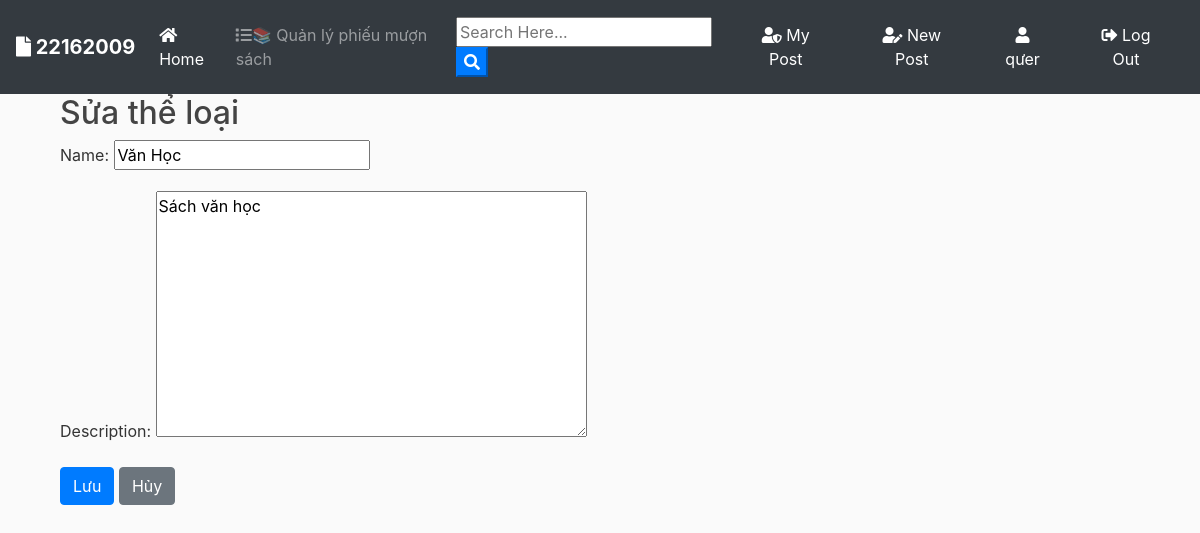
/book/categories/edit/2/ (signed in), run on the app's committed database.
### users/models.py (models this page shows, shortened)
class CustomUser(AbstractUser):
    role = models.ForeignKey(Role, on_delete=models.SET_NULL, null=True)
    def __str__(self):
        return self.username
    def default_role():
        return Role.objects.get_or_create(name='Normal')[0]
    """ Mô hình người dùng tùy chỉnh """
    email = models.EmailField(unique=True)
    phone_number = models.CharField(max_length=15, unique=True, null=True, blank=True)  # Cho phép trống
    objects = CustomUserManager()  # Sử dụng CustomUserManager
    role = models.ForeignKey(Role, on_delete=models.SET_NULL, null=True, blank=True, default=default_role)

### books/models.py (models this page shows, shortened)
class Category(models.Model):
    name = models.CharField(max_length=100)
    description = models.TextField(blank=True)

### books/views.py (the view)
# urls.py: path('categories/edit/<int:pk>/', views.category_edit, name='category_edit'),
def category_edit(request, pk):
    category = get_object_or_404(Category, pk=pk)
    if request.method == 'POST':
        form = CategoryForm(request.POST, instance=category)
        if form.is_valid():
            form.save()
            return redirect('category_list')
    else:
        form = CategoryForm(instance=category)
    return render(request, 'books/category_form.html', {'form': form})

### books/forms.py
class CategoryForm(forms.ModelForm):
    class Meta:
        model = Category
        fields = '__all__'

### books/templates/books/category_form.html (shortened to what this page needs)
{% extends "blog/base.html" %}
{% block content %}
  <div class="container">
    <h2>{% if form.instance.pk %}Sửa thể loại{% else %}Thêm thể loại{% endif %}</h2>
    <form method="post">
      {{ form.as_p }}
      <button type="submit" class="btn btn-primary">Lưu</button>
      <a href="{% url 'category_list' %}" class="btn btn-secondary">Hủy</a>
    </form>
  </div>
{% endblock %}

### blog/templates/blog/base.html (shortened to what this page needs)
{% load static %}
<!doctype html>
<html lang="en">
  <head>
    <link rel="stylesheet" href="https://stackpath.bootstrapcdn.com/bootstrap/4.3.1/css/bootstrap.min.css">
    <link rel="stylesheet" href="https://use.fontawesome.com/releases/v5.8.1/css/all.css" >
    <link rel="stylesheet" href="{% static 'blog/test.css' %}">
</head>
  <body>
        <nav class="navbar navbar-expand-lg navbar-dark bg-dark">
                <a class="navbar-brand font-weight-bold" href="{% url 'blog-home' %}"><i class="fas fa-file"></i> 22162009</a>
                <div class="collapse navbar-collapse" id="navbarSupportedContent">
                  <ul class="navbar-nav mr-auto">
                    <li class="nav-item active">
                      <a class="nav-link" href="{% url 'blog-home' %}"><i class="fas fa-home"></i> Home <span class="sr-only">(current)</span></a>
                    </li>
                  </ul>
                  <ul class="navbar-nav mr-auto">
                    {% if user.is_authenticated and user.role.name in 'Staff,Teacher,Librarian' %}
                      <li class="nav-item"><a class="nav-link" href="{% url 'borrow_slip_list' %}"><i class="fas fa-list"></i>📚 Quản lý phiếu mượn sách</a></li>
                    {% endif %}
                  </ul>
                  <form id="searchform_blog" action="{% url 'search' %}" method="get">
                    <input type="text" name="q_blog" type="text" value="{{ request.GET.q }}" placeholder="Search Here..." />
                    <button type="button" onclick="searchform_blog.submit()" class=" text-white my-color btn-primary"><i class="fa fa-search"></i></button>
                  </form>
                    {% if user.is_authenticated %}
                    <a href="{% url 'user-posts' user %}" class="btn text-white m-2"><i class="fas fa-user-shield"></i> My Post</a>
                    <a href="{% url 'post-create' %} " class="btn text-white m-2"><i class="fas fa-user-edit"></i> New Post</a>
                    <a href="{% url 'profile' %} " class="btn text-white m-2"><i class="fas fa-user"></i> {{ user.username }}</a>
                    <a href="{% url 'login' %} " class="btn text-white m-2"><i class="fas fa-sign-out-alt"></i> Log Out</a>
                    {% else %}
                    <a href="{% url 'login' %} " class="btn text-white m-2"><i class="fas fa-user-tie"></i> Log In</a>
                    <a href="{% url 'register' %} " class="btn text-white m-2"> <i class="fas fa-sign-in-alt"></i> Sign Up</a>
                    {% endif %}
                </div>
              </nav>
      <div class="container my-bg">
    {% block content %}
    {% endblock  %}
</div>
  </body>
</html>

### blog/static/blog/test.css (style rules this page uses)
body { background: #fafafa; color: #333333; margin-top: 0; }
h1, h2, h3, h4, h5, h6 { color: #444444; }
ul { margin: 0; }

### data on the page
CustomUser: username "qưer"
Category: name "Văn Học", description "Sách văn học"
